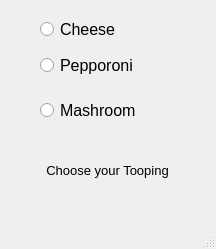
<?xml version="1.0" encoding="UTF-8"?>
<ui version="4.0">
 <class>MainWindow</class>
 <widget class="QMainWindow" name="MainWindow">
  <property name="geometry">
   <rect>
    <x>0</x>
    <y>0</y>
    <width>216</width>
    <height>249</height>
   </rect>
  </property>
  <property name="windowTitle">
   <string>MainWindow</string>
  </property>
  <widget class="QWidget" name="centralwidget">
   <widget class="QRadioButton" name="radioButton_2">
    <property name="enabled">
     <bool>true</bool>
    </property>
    <property name="geometry">
     <rect>
      <x>40</x>
      <y>19</y>
      <width>141</width>
      <height>21</height>
     </rect>
    </property>
    <property name="font">
     <font>
      <pointsize>12</pointsize>
     </font>
    </property>
    <property name="text">
     <string>Cheese</string>
    </property>
   </widget>
   <widget class="QLabel" name="label">
    <property name="geometry">
     <rect>
      <x>30</x>
      <y>160</y>
      <width>155</width>
      <height>21</height>
     </rect>
    </property>
    <property name="font">
     <font>
      <pointsize>10</pointsize>
     </font>
    </property>
    <property name="text">
     <string>Choose your Tooping</string>
    </property>
    <property name="alignment">
     <set>Qt::AlignCenter</set>
    </property>
   </widget>
   <widget class="QRadioButton" name="radioButton_3">
    <property name="enabled">
     <bool>true</bool>
    </property>
    <property name="geometry">
     <rect>
      <x>40</x>
      <y>50</y>
      <width>141</width>
      <height>31</height>
     </rect>
    </property>
    <property name="font">
     <font>
      <pointsize>12</pointsize>
     </font>
    </property>
    <property name="text">
     <string>Pepporoni</string>
    </property>
   </widget>
   <widget class="QRadioButton" name="radioButton_4">
    <property name="enabled">
     <bool>true</bool>
    </property>
    <property name="geometry">
     <rect>
      <x>40</x>
      <y>100</y>
      <width>141</width>
      <height>21</height>
     </rect>
    </property>
    <property name="font">
     <font>
      <pointsize>12</pointsize>
     </font>
    </property>
    <property name="text">
     <string>Mashroom</string>
    </property>
   </widget>
  </widget>
  <widget class="QMenuBar" name="menubar">
   <property name="geometry">
    <rect>
     <x>0</x>
     <y>0</y>
     <width>216</width>
     <height>26</height>
    </rect>
   </property>
  </widget>
  <widget class="QStatusBar" name="statusbar"/>
 </widget>
 <resources/>
 <connections/>
</ui>
